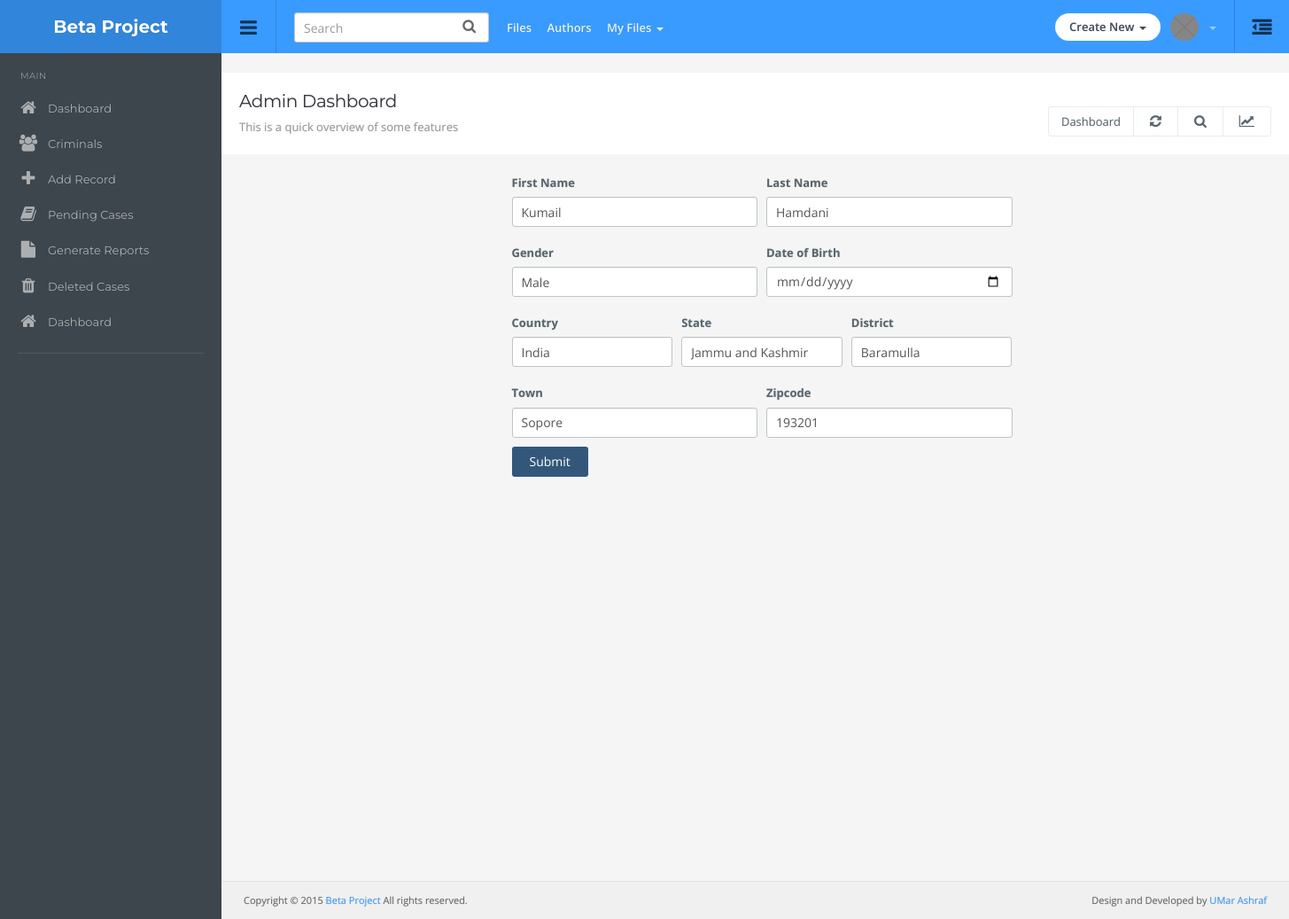
/editcriminal/20 (signed in), run on the app's committed database.
### criminals/models.py (models this page shows, shortened)
class criminal(models.Model):
    category = models.ForeignKey(criminalcategory, on_delete=models.SET_NULL, null=True)
    fname= models.CharField(max_length=50)
    lname= models.CharField(max_length=50)
    code= models.CharField(max_length=100, default = uuid.uuid4().hex[:6].upper())
    dob=models.DateField(null=True, blank=True)
    gender=models.CharField(max_length=50)
    martial_status=models.CharField(max_length=50)
    pending=models.BooleanField(default=1)
    deleted=models.BooleanField(default=0)
    interviewed =models.BooleanField(default=0)
    imprisioned = models.BooleanField(default=1)
    created_on=models.DateField(auto_now_add=True)
    updated_on=models.DateField(auto_now=True)
    tags = TaggableManager()

class criminaladdress(models.Model):
    criminal = models.ForeignKey(criminal, on_delete=models.CASCADE)
    country = models.CharField(max_length=50)
    state=models.CharField(max_length=50)
    district=models.CharField(max_length=50)
    town=models.CharField(max_length=50)
    zipcode=models.CharField(max_length=50)

### criminals/decorators.py (the view)
    def wrapperFun(request, *args, **kwargs):
        if request.user.is_superuser:
            return view_function(request, *args, **kwargs)
        elif request.user.is_staff or request.user.is_active:
            return redirect('subadmin')
        else:
            return redirect('userlogin')

### criminals/views.py (called while the page is built)
@adminOnly
def editcriminal(request,id):
    person=criminal.objects.get(id=id)
    if request.method=='POST':
        print(request.POST)
    return render(request,'editcriminal.html',{'person':person})

### criminals/templates/editcriminal.html (shortened to what this page needs)
{% extends 'base.html' %}
{% load static %}
{%block body%}
<div class="container">
    <div class="row">
        <div class="col-md-6 col-md-offset-3">
            <form action="" method="post" enctype="multipart/form-data">
                <div class="from-group row">
                    <div class="col-md-12">
                    </div>
                </div>
                    <div class="form-group row">
                        <div class="col-md-6">
                            <label for="id_fname">First Name</label>
                            <input type="text" name="fname" value="{{person.fname}}" class="form-control">
                        </div>
                        <div class="col-md-6">
                            <label for="id_lname">Last Name</label>
                            <input type="text" name="lname" value="{{person.lname}}" class="form-control">
                        </div>
                    </div>
                    <div class="form-group row">
                        <div class="col-md-6">
                            <label for="id_fname">Gender</label>
                            <input type="text" name="gender" value="{{person.gender}}" class="form-control">
                        </div>
                        <div class="col-md-6">
                            <label for="id_lname">Date of Birth</label>
                            <input type="date" name="dob" value="{{person.dob}}" class="form-control">
                        </div>
                    </div>
                    {% for address in person.criminaladdress_set.all %}
                    <div class="form-group row">
                        <div class="col-md-4">
                            <label for="id_sex">Country</label>
                            <input type="text" name="country" value="{{address.country}}" class="form-control">
                        </div>
                        <div class="col-md-4">
                            <label for="id_maritial">State</label>
                            <input type="text" name="state" value="{{address.state}}" class="form-control">
                        </div>
                        <div class="col-md-4">
                            <label for="gender">District</label>
                            <input type="text" name="district" value="{{address.district}}" class="form-control">
                        </div>
                    </div>
                    <div class="from-group row">
                        <div class="col-md-6">
                            <label for="id_residence">Town</label>
                            <input type="text" name="town" value="{{address.town}}" class="form-control">
                        </div>
                        <div class="col-md-6">
                            <label for="id_language">Zipcode</label>
                            <input type="text" name="zip" value="{{address.zipcode}}" class="form-control">
                        </div>
                    </div>
                    {% endfor %}
                <button class="btn btn-primary" style="margin-top: 10px;" type="submit">Submit</button>
            </form>
        </div>
    </div>
</div>
{%endblock body%}

### static/css/style.css (style rules this page uses)
body { background: #3D464D; color: #58666E; margin: 0; line-height: 1.7em; overflow-x: hidden; font-size: 13px; font-family: 'Open Sans', sans-serif; outline: 0; text-Shadow: 0 0 1px rgba(0, 0, 0, 0.2); }
.col-xs-1, .col-sm-1, .col-md-1, .col-lg-1, .col-xs-2, .col-sm-2, .col-md-2, .col-lg-2, .col-xs-3, .col-sm-3, .col-md-3, .col-lg-3, .col-xs-4, .col-sm-4, .col-md-4, .col-lg-4, .col-xs-5, .col-sm-5, .col-md-5, .col-lg-5, .col-xs-6, .col-sm-6, .col-md-6, .col-lg-6, .col-xs-7, .col-sm-7, .col-md-7, .col-lg-7, .col-xs-8, .col-sm-8, .col-md-8, .col-lg-8, .col-xs-9, .col-sm-9, .col-md-9, .col-lg-9, .col-xs-10, .col-sm-10, .col-md-10, .col-lg-10, .col-xs-11, .col-sm-11, .col-md-11, .col-lg-11, .col-xs-12, .col-sm-12, .col-md-12, .col-lg-12 { padding-right: 15px; padding-left: 15px; }
.row { margin-right: -15px; margin-left: -15px; }
.container-widget .col-xs-1, .container-widget .col-sm-1, .container-widget .col-md-1, .container-widget .col-lg-1, .container-widget .col-xs-2, .container-widget .col-sm-2, .container-widget .col-md-2, .container-widget .col-lg-2, .container-widget .col-xs-3, .container-widget .col-sm-3, .container-widget .col-md-3, .container-widget .col-lg-3, .container-widget .col-xs-4, .container-widget .col-sm-4, .container-widget .col-md-4, .container-widget .col-lg-4, .container-widget .col-xs-5, .container-widget .col-sm-5, .container-widget .col-md-5, .container-widget .col-lg-5, .container-widget .col-xs-6, .container-widget .col-sm-6, .container-widget .col-md-6, .container-widget .col-lg-6, .container-widget .col-xs-7, .container-widget .col-sm-7, .container-widget .col-md-7, .container-widget .col-lg-7, .container-widget .col-xs-8, .container-widget .col-sm-8, .container-widget .col-md-8, .container-widget .col-lg-8, .container-widget .col-xs-9, .container-widget .col-sm-9, .container-widget .col-md-9, .container-widget .col-lg-9, .container-widget .col-xs-10, .container-widget .col-sm-10, .container-widget .col-md-10, .container-widget .col-lg-10, .container-widget .col-xs-11, .container-widget .col-sm-11, .container-widget .col-md-11, .container-widget .col-lg-11, .container-widget .col-xs-12, .container-widget .col-sm-12, .container-widget .col-md-12, .container-widget .col-lg-12 { padding-right: 5px; padding-left: 5px; }
.container-widget .row { margin-right: -5px; margin-left: -5px; }
a:focus, input, input[type="file"]:focus, input[type="radio"]:focus, input[type="checkbox"]:focus, .btn:focus, .btn:active:focus, .btn.active:focus, .btn.focus, .btn:active.focus, .btn.active.focus { outline: 0px; }
.btn { font-size: 14px; padding: 7px 20px 7px 20px; border: none; background: #E4E4E4; color: inherit; border-radius: 3px; }
.btn-primary { background-color: #33577B; color: #fff; }
input, select { height: 34px; border-radius: 3px; padding-left: 10px; font-size: 14px; background: #fff; border: 1px solid #BDC4C9; box-shadow: inset 0px 1px 0px #F1F0F1; }
.form-control { height: 34px; border-radius: 3px; padding-left: 10px; font-size: 14px; background: #fff; border: 1px solid #BDC4C9; display: block; box-shadow: inset 0px 1px 0px #F1F0F1; }
.form-group { margin-bottom: 18px; }

### data on the page
criminal: fname "Kumail", lname "Hamdani", gender "Male"
criminaladdress: country "India", state "Jammu and Kashmir", district "Baramulla", town "Sopore", zip "193201"
